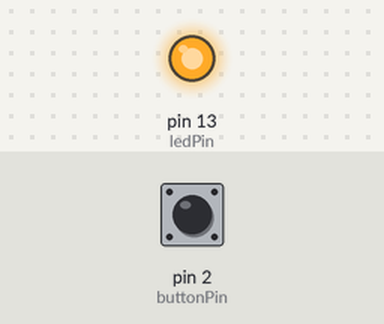
The sketch below on a simulated Arduino Uno, built with avr-gcc and run on an emulated ATmega328P. Parts: output pins drawn as LEDs (lit = HIGH). The test bench sets the inputs (shaded band); at power-on: pin 2 (buttonPin) HIGH.

Above: at 1.2 s.
1.3 s: pin 2 (buttonPin) pulled LOW for 0.15 s
At 1.37 s:
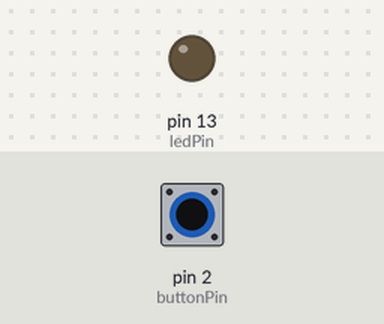
2.9 s: pin 2 (buttonPin) pulled LOW for 3.2 s
At 6.6 s:
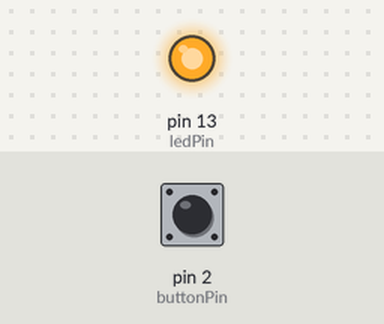
Timing chart, 0 to 8.1 s (numbered marks = the images above; inputs shaded):
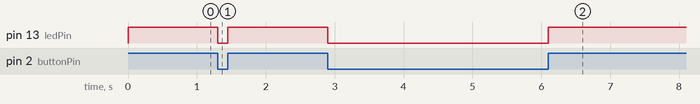

Measured:
- after the input at 1.3 s, pin 13 (ledPin): HIGH → LOW at once, → HIGH 0.15 s later
- after the input at 2.9 s, pin 13 (ledPin): HIGH → LOW at once, → HIGH 3.2 s later

The sketch:

logic_code_wk12.ino
```cpp
const int buttonPin=2;
const int ledPin=13;
int buttonstate=0;
void setup() {
  // put your setup code here, to run once:
pinMode(ledPin,OUTPUT);
pinMode(buttonPin,INPUT);
digitalWrite(buttonPin,HIGH);
}

void loop() {
  // put your main code here, to run repeatedly:
 buttonstate=digitalRead(buttonPin);
 if( buttonstate==HIGH)
 {
  digitalWrite(ledPin,HIGH);
  }
 else
 {
  digitalWrite(ledPin,LOW);
  }
}
```
